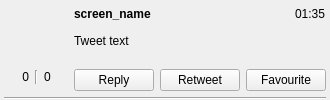
<?xml version="1.0" encoding="UTF-8"?>
<ui version="4.0">
 <class>Tweet</class>
 <widget class="QWidget" name="Tweet">
  <property name="geometry">
   <rect>
    <x>0</x>
    <y>0</y>
    <width>300</width>
    <height>100</height>
   </rect>
  </property>
  <property name="minimumSize">
   <size>
    <width>300</width>
    <height>100</height>
   </size>
  </property>
  <property name="windowTitle">
   <string>Form</string>
  </property>
  <layout class="QVBoxLayout" name="verticalLayout_3">
   <property name="sizeConstraint">
    <enum>QLayout::SetMinimumSize</enum>
   </property>
   <property name="leftMargin">
    <number>4</number>
   </property>
   <property name="topMargin">
    <number>0</number>
   </property>
   <property name="rightMargin">
    <number>4</number>
   </property>
   <property name="bottomMargin">
    <number>0</number>
   </property>
   <item>
    <layout class="QHBoxLayout" name="horizontalLayout_2">
     <item>
      <layout class="QVBoxLayout" name="verticalLayout_2">
       <item>
        <widget class="QLabel" name="ql_avatar">
         <property name="minimumSize">
          <size>
           <width>64</width>
           <height>64</height>
          </size>
         </property>
         <property name="text">
          <string/>
         </property>
         <property name="alignment">
          <set>Qt::AlignCenter</set>
         </property>
        </widget>
       </item>
       <item>
        <layout class="QHBoxLayout" name="horizontalLayout_4">
         <item>
          <widget class="QLabel" name="ql_followers_count">
           <property name="text">
            <string notr="true">0</string>
           </property>
           <property name="textFormat">
            <enum>Qt::PlainText</enum>
           </property>
           <property name="alignment">
            <set>Qt::AlignRight|Qt::AlignTrailing|Qt::AlignVCenter</set>
           </property>
          </widget>
         </item>
         <item>
          <widget class="Line" name="line_2">
           <property name="orientation">
            <enum>Qt::Vertical</enum>
           </property>
          </widget>
         </item>
         <item>
          <widget class="QLabel" name="ql_friends_count">
           <property name="text">
            <string notr="true">0</string>
           </property>
           <property name="textFormat">
            <enum>Qt::PlainText</enum>
           </property>
          </widget>
         </item>
        </layout>
       </item>
       <item>
        <spacer name="verticalSpacer_2">
         <property name="orientation">
          <enum>Qt::Vertical</enum>
         </property>
         <property name="sizeType">
          <enum>QSizePolicy::Expanding</enum>
         </property>
         <property name="sizeHint" stdset="0">
          <size>
           <width>20</width>
           <height>1</height>
          </size>
         </property>
        </spacer>
       </item>
      </layout>
     </item>
     <item>
      <layout class="QVBoxLayout" name="verticalLayout">
       <item>
        <layout class="QHBoxLayout" name="horizontalLayout">
         <item>
          <widget class="QLabel" name="ql_screen_name">
           <property name="font">
            <font>
             <weight>75</weight>
             <bold>true</bold>
            </font>
           </property>
           <property name="text">
            <string notr="true">screen_name</string>
           </property>
          </widget>
         </item>
         <item>
          <spacer name="horizontalSpacer">
           <property name="orientation">
            <enum>Qt::Horizontal</enum>
           </property>
           <property name="sizeHint" stdset="0">
            <size>
             <width>40</width>
             <height>20</height>
            </size>
           </property>
          </spacer>
         </item>
         <item>
          <widget class="QLabel" name="ql_timestamp">
           <property name="text">
            <string notr="true">01:35</string>
           </property>
          </widget>
         </item>
        </layout>
       </item>
       <item>
        <widget class="QLabel" name="ql_tweet_text">
         <property name="text">
          <string notr="true">Tweet text</string>
         </property>
         <property name="alignment">
          <set>Qt::AlignLeading|Qt::AlignLeft|Qt::AlignTop</set>
         </property>
         <property name="wordWrap">
          <bool>true</bool>
         </property>
         <property name="openExternalLinks">
          <bool>true</bool>
         </property>
         <property name="textInteractionFlags">
          <set>Qt::LinksAccessibleByMouse|Qt::TextSelectableByMouse</set>
         </property>
        </widget>
       </item>
       <item>
        <spacer name="verticalSpacer">
         <property name="orientation">
          <enum>Qt::Vertical</enum>
         </property>
         <property name="sizeType">
          <enum>QSizePolicy::Ignored</enum>
         </property>
         <property name="sizeHint" stdset="0">
          <size>
           <width>20</width>
           <height>1</height>
          </size>
         </property>
        </spacer>
       </item>
       <item>
        <layout class="QHBoxLayout" name="horizontalLayout_3">
         <item>
          <widget class="QPushButton" name="qpb_reply">
           <property name="text">
            <string>Reply</string>
           </property>
          </widget>
         </item>
         <item>
          <widget class="QPushButton" name="qpb_retweet">
           <property name="text">
            <string>Retweet</string>
           </property>
          </widget>
         </item>
         <item>
          <widget class="QPushButton" name="qpb_favourite">
           <property name="text">
            <string>Favourite</string>
           </property>
          </widget>
         </item>
        </layout>
       </item>
      </layout>
     </item>
    </layout>
   </item>
   <item>
    <widget class="Line" name="line">
     <property name="orientation">
      <enum>Qt::Horizontal</enum>
     </property>
    </widget>
   </item>
  </layout>
 </widget>
 <resources/>
 <connections/>
</ui>
